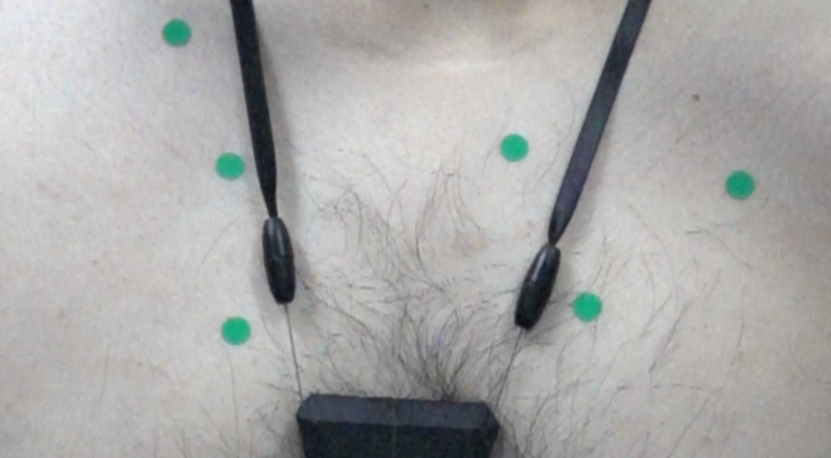
#> input picture 1st_ToH2020/python/media/archive/exp_sample.png, 1661 x 916 px, found by its file name (shown at 1/2 size)
$ python hsv_rec_archive.py
#> lines starting #> are read from the running program, lines starting #| are printed output that depends on the picture; after the words box and inside, x2 and y2 are one past the last pixel; in counts of white or black regions, pixels touching at a corner belong together
# 画像からhsvを出力するプログラム
import cv2
import os
import numpy as np
savedata = []
lst_intensities = []
# 対象画像読み込み
img = cv2.imread("./media/exp_sample.png", cv2.IMREAD_COLOR)
#> img is the input picture: shape (916, 1661, 3); mean B, G, R 169.1, 170, 170.4
# img = cv2.imread("./media/sample.jpg", cv2.IMREAD_COLOR)
def color_detect(img):

    s_min = 100  # satulartion、範囲が大きい→明るい方までカバー、0だとグレースケール
    v_min = 100  # value, 範囲が大きい→暗い方までカバー

    # HSV色空間に変換
    hsv = cv2.cvtColor(img, cv2.COLOR_BGR2HSV)
#> hsv: shape (916, 1661, 3); mean H, S, V 54.5, 12.5, 173

    # 緑HSVの値域1
    hsv_min = np.array([30, s_min, v_min])
    hsv_max = np.array([90, 255, 255])
    # 1 or 0 に変換,指定した範囲内で dst = cv2.inRange(src, lowerb, upperb[, dst])
    mask1 = cv2.inRange(hsv, hsv_min, hsv_max)
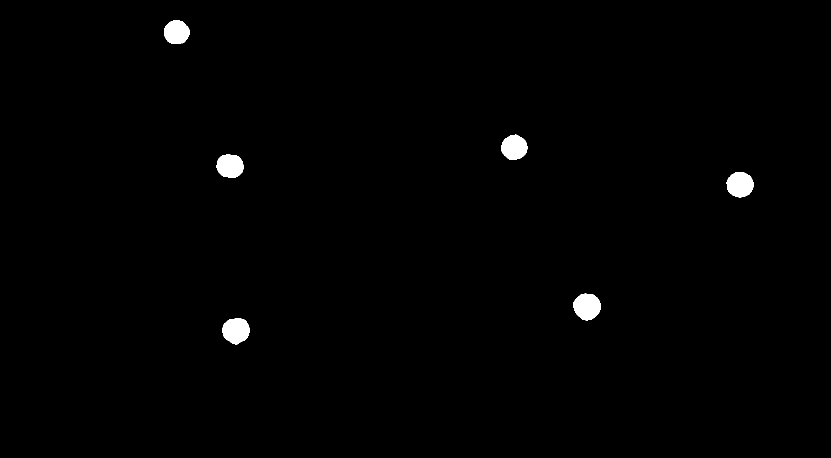
#> mask1: shape (916, 1661) (shown at 1/2 size); 0.83% white; 6 white regions, box (x1, y1, x2, y2) and area: (1146, 587, 1202, 641) 2260, (445, 637, 499, 689) 2191, (1453, 344, 1507, 395) 2145, (433, 309, 487, 355) 2031, (1003, 269, 1055, 320) 2025, (328, 41, 379, 88) 1911

    # # 赤色のHSVの値域2
    # hsv_min = np.array([245,s_min,v_min])
    # hsv_max = np.array([255,255,255])
    # mask2 = cv2.inRange(hsv, hsv_min, hsv_max)

    # 2つのマスク画像を加算（255を跨げないので二つ用意している）
    # 跨ぐ必要が無い場合は一つでおk
    mask = mask1  # + mask2

    # 膨張・収縮処理で10ビットマップのノイズ低減
    kernel = np.ones((6, 6), np.uint8)
    mask = cv2.dilate(mask, kernel)
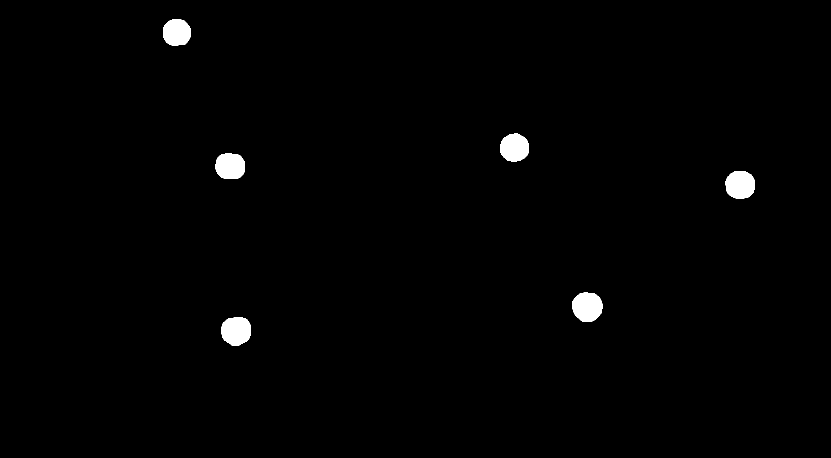
#> mask: shape (916, 1661) (shown at 1/2 size); 1% white; 6 white regions, box (x1, y1, x2, y2) and area: (1144, 585, 1205, 644) 2835, (443, 635, 502, 692) 2746, (1451, 342, 1510, 398) 2695, (1001, 267, 1058, 323) 2565, (431, 307, 490, 358) 2558, (326, 39, 382, 91) 2427
    mask = cv2.erode(mask, kernel)
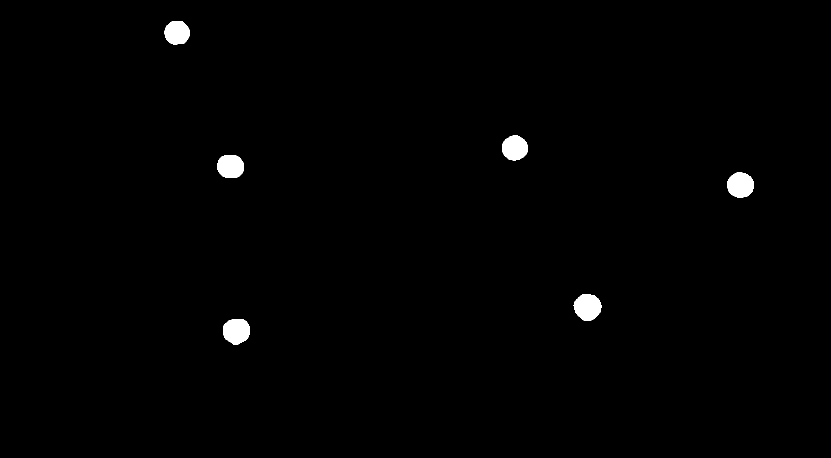
#> mask: shape (916, 1661) (shown at 1/2 size); 0.83% white; 6 white regions, box (x1, y1, x2, y2) and area: (1147, 588, 1203, 642) 2260, (446, 638, 500, 690) 2191, (1454, 345, 1508, 396) 2145, (434, 310, 488, 356) 2033, (1004, 270, 1056, 321) 2025, (329, 42, 380, 89) 1912

    return mask

def calc_max_point(mask):
    if np.count_nonzero(mask) <= 0:
        return(-20, -20)

    # ラベリング処理
    label = cv2.connectedComponentsWithStats(mask)

    # ブロブ情報を項目別に抽出
    n = label[0] - 1
#> n = 6
    data = np.delete(label[2], 0, 0)
#> data = [[329, 42, 51, 47, 1912], [1004, 270, 52, 51, 2025], [434, 310, 54, 46, 2033], [1454, 345, 54, 51, 2145], [1147, 588, 56, 54, 2260], [446, 638, 54, 52, 2191]]
    center = np.delete(label[3], 0, 0)
#> center = [[353.8, 65.18], [1029.2, 295.5], [460.7, 332.6], [1480.6, 369.8], [1174.8, 613.8], [472.6, 661.9]]
    np.savetxt("labeling_data.csv", np.array(center), delimiter=",")
    return n, center

masked = color_detect(img) # 緑色で二値化、白黒
n, center = calc_max_point(masked)  # 各マスクの重心
#> n = 6
# Access the image pixels and create a 1D numpy array then add to list
# print(center)
radius = 10
rectsize = 4

# for i in range(0, n):
for i in range(0,1):
    # 経過時間, x, yをリストに追加
    # data.append([time.time() - start, x, y])
    # center[]は二次元配列、appendするときは要素一つずつ入れていく
    # savedata.append([time.time() - start, center[i, 0], center[i, 1]])

    # # 中心座標に赤丸を描く
    # img_circle = cv2.circle(img, (int(center[i, 0]), int(center[i, 1])), radius, (0, 0, 255), 1)
    cv2.putText(img, "ID:" +str(i + 1), (int(center[i, 0]) -30, int(center[i, 1]) + 50), cv2.FONT_HERSHEY_PLAIN, 2, (0, 255, 255))
    # print(img_circle)

    # # 対象範囲を切り出し
    boxFromX = int(center[i, 0]) - rectsize * radius  # 対象範囲開始位置 X座標
    boxFromY = int(center[i, 1]) - rectsize * radius  # 対象範囲開始位置 Y座標
    boxToX = int(center[i, 0]) +  rectsize * radius  # 対象範囲終了位置 X座標
    boxToY = int(center[i, 1]) + rectsize * radius  # 対象範囲終了位置 Y座標
    # y:y+h, x:x+w　の順で設定
    maskedBox = masked[boxFromY:boxToY, boxFromX:boxToX]
    imgBox = img[boxFromY:boxToY, boxFromX:boxToX]
    imgBoxHsv = cv2.cvtColor(imgBox, cv2.COLOR_RGB2HSV)
    # cv2.rectangle(img,(boxFromX,boxFromY), (boxToX,boxToY),(0, 0, 255))

    savedata = np.array(maskedBox)
    pts = np.where(maskedBox == 255)  # 2値化された白部分の配列インデックスを抽出
    # ここで得られるインデックスは切り取ったmaskedBoxの中での話なので注意

    # np.savetxt('out1.csv', savedata, delimiter=',')
    # np.savetxt('out2.csv', pts, delimiter=',')
    maxpts = len(pts[0])
    # [5 lines of commented-out code are left out]

    h = []
    s = []
    v = []

    for k in range(0, maxpts):
        h.append(imgBoxHsv[pts[0][k], pts[1][k]][0])
        s.append(imgBoxHsv[pts[0][k], pts[1][k]][1])
        v.append(imgBoxHsv[pts[0][k], pts[1][k]][2])


    print(h)
    print(np.mean(h))
    print(np.mean(s))
    print(np.mean(v))
#> this loop made 1 pass
#> (boxFromX, boxFromY, boxToX, boxToY, pts, maxpts) on pass 1: (313, 25, 393, 105, 1912 positions, rows 17 to 63, columns 16 to 66, 1912)
#> pass 1, `maskedBox = masked[boxFromY:boxToY, boxFromX:boxToX]`:
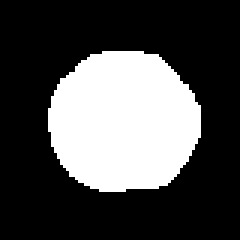
#> maskedBox: shape (80, 80) (shown 3 times larger); 29.9% white; 1 white region, box (x1, y1, x2, y2) and area: (16, 17, 67, 64) 1912
#> pass 1, `imgBox = img[boxFromY:boxToY, boxFromX:boxToX]`:
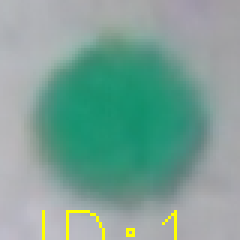
#> imgBox: shape (80, 80, 3) (shown 3 times larger); mean B, G, R 151.1, 161.4, 125
#> after the loop: img: shape (916, 1661, 3); 0.01% of pixels changed, all inside (x1, y1, x2, y2) = (327, 95, 372, 114)


    # [45 lines of commented-out code are left out]
